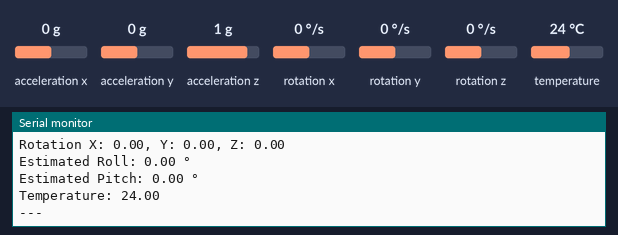
Bench run of a sketch on a simulated Arduino Uno, built with avr-gcc and run on an emulated ATmega328P. Shown: the last lines printed to the serial monitor. Inputs (shaded band) come from the test bench; at power-on: acceleration x 0 g, acceleration y 0 g, acceleration z 1 g, rotation x 0 °/s, rotation y 0 °/s, rotation z 0 °/s, temperature 24 °C. EEPROM starts erased.

Above: at 5.6 s.
5.7 s: acceleration x set to -1.4 g
At 6.5 s:
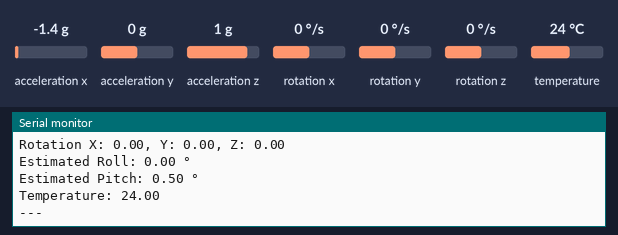
7.2 s: acceleration y set to -1.4 g
At 7.7 s:
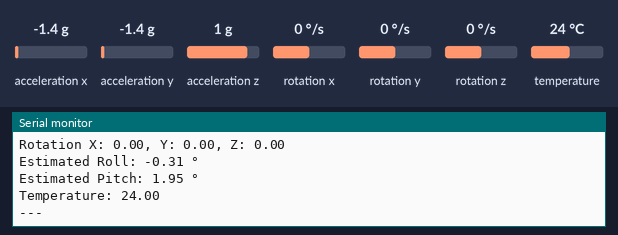
8.7 s: acceleration z set to -1.4 g
At 9.3 s:
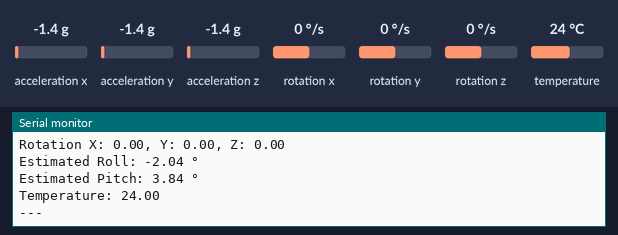
10.2 s: rotation x set to -192 °/s
At 10.7 s:
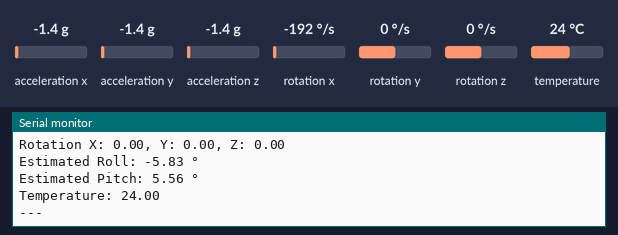
11.7 s: rotation y set to -192 °/s
At 11.7 s:
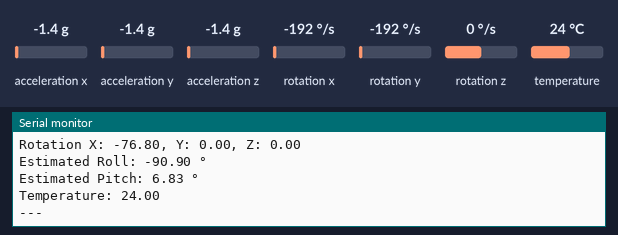
Timing chart, 0 to 14.2 s (numbered marks = the images above; inputs shaded):
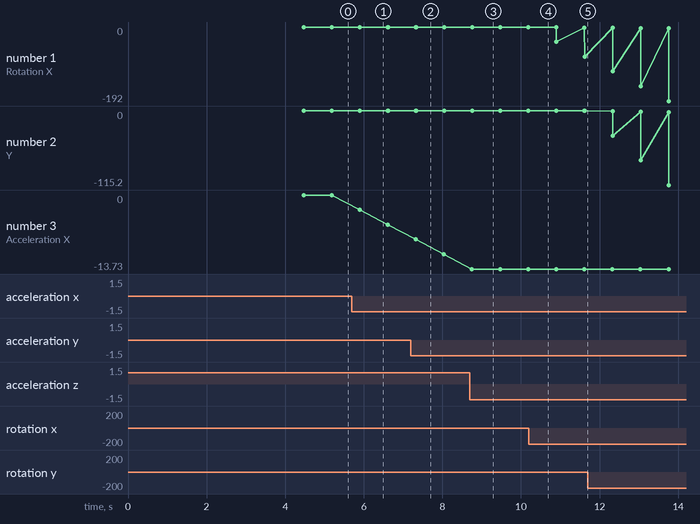

Measured:
- after the input at 5.7 s, the serial monitor: prints a new line after 0.20 s (image 1)
- after the input at 7.2 s, the serial monitor: prints a new line after 0.12 s (image 2)
- after the input at 8.7 s, the serial monitor: prints a new line after 0.05 s (image 3)
- plotted number 1: 0 → -76.8 after the input at 10.2 s
- plotted number 3: 0 → -5.49 after the input at 5.7 s

The sketch:

MPU-Viewer.ino
```cpp
#include <Adafruit_MPU6050.h>
#include <Adafruit_Sensor.h>
#include <Wire.h>
#include <EEPROM.h>

Adafruit_MPU6050 mpu;

// Calibration offsets
float accelOffsetX = 0, accelOffsetY = 0, accelOffsetZ = 0;
float gyroOffsetX = 0, gyroOffsetY = 0, gyroOffsetZ = 0;
bool isCalibrated = false;

// Complementary filter variables
float roll = 0, pitch = 0;
const float alpha = 0.98; // Complementary filter weight (0.98 for gyro, 0.02 for accel)

// Moving average filter variables
const int WINDOW_SIZE = 5;
float accelXBuffer[WINDOW_SIZE], accelYBuffer[WINDOW_SIZE], accelZBuffer[WINDOW_SIZE];
float gyroXBuffer[WINDOW_SIZE], gyroYBuffer[WINDOW_SIZE], gyroZBuffer[WINDOW_SIZE];
int bufferIndex = 0;

// EEPROM addresses for storing calibration data
#define EEPROM_CALIB_FLAG 0
#define EEPROM_ACCEL_X 4
#define EEPROM_ACCEL_Y 8
#define EEPROM_ACCEL_Z 12
#define EEPROM_GYRO_X 16
#define EEPROM_GYRO_Y 20
#define EEPROM_GYRO_Z 24

void loadCalibration() {
  // Check if calibration data exists in EEPROM
  if (EEPROM.read(EEPROM_CALIB_FLAG) == 1) {
    accelOffsetX = EEPROM.get(EEPROM_ACCEL_X, accelOffsetX);
    accelOffsetY = EEPROM.get(EEPROM_ACCEL_Y, accelOffsetY);
    accelOffsetZ = EEPROM.get(EEPROM_ACCEL_Z, accelOffsetZ);
    gyroOffsetX = EEPROM.get(EEPROM_GYRO_X, gyroOffsetX);
    gyroOffsetY = EEPROM.get(EEPROM_GYRO_Y, gyroOffsetY);
    gyroOffsetZ = EEPROM.get(EEPROM_GYRO_Z, gyroOffsetZ);
    isCalibrated = true;
    Serial.println("Loaded calibration from EEPROM");
  }
}

void saveCalibration() {
  EEPROM.write(EEPROM_CALIB_FLAG, 1);
  EEPROM.put(EEPROM_ACCEL_X, accelOffsetX);
  EEPROM.put(EEPROM_ACCEL_Y, accelOffsetY);
  EEPROM.put(EEPROM_ACCEL_Z, accelOffsetZ);
  EEPROM.put(EEPROM_GYRO_X, gyroOffsetX);
  EEPROM.put(EEPROM_GYRO_Y, gyroOffsetY);
  EEPROM.put(EEPROM_GYRO_Z, gyroOffsetZ);
  Serial.println("Saved calibration to EEPROM");

}

void calibrateIMU() {
  const int numSamples = 1000;
  float accelXSum = 0, accelYSum = 0, accelZSum = 0;
  float gyroXSum = 0, gyroYSum = 0, gyroZSum = 0;

  Serial.println("Calibrating IMU... Keep sensor stationary.");
  for (int i = 0; i < numSamples; i++) {
    sensors_event_t a, g, temp;
    mpu.getEvent(&a, &g, &temp);
    accelXSum += a.acceleration.x;
    accelYSum += a.acceleration.y;
    accelZSum += a.acceleration.z - 9.8; // Adjust for gravity (Z up)
    gyroXSum += g.gyro.x;
    gyroYSum += g.gyro.y;
    gyroZSum += g.gyro.z;
    delay(2);
  }

  accelOffsetX = accelXSum / numSamples;
  accelOffsetY = accelYSum / numSamples;
  accelOffsetZ = accelZSum / numSamples;
  gyroOffsetX = gyroXSum / numSamples;
  gyroOffsetY = gyroYSum / numSamples;
  gyroOffsetZ = gyroZSum / numSamples;

  saveCalibration();
  isCalibrated = true;

  Serial.println("Calibration complete!");
  Serial.print("Accel Offsets (X, Y, Z): ");
  Serial.print(accelOffsetX, 2); Serial.print(", ");
  Serial.print(accelOffsetY, 2); Serial.print(", ");
  Serial.print(accelOffsetZ, 2); Serial.println(" m/s^2");
  Serial.print("Gyro Offsets (X, Y, Z): ");
  Serial.print(gyroOffsetX, 2); Serial.print(", ");
  Serial.print(gyroOffsetY, 2); Serial.print(", ");
  Serial.print(gyroOffsetZ, 2); Serial.println(" rad/s");
}

float movingAverage(float* buffer, float newValue) {
  buffer[bufferIndex % WINDOW_SIZE] = newValue;
  float sum = 0;
  for (int i = 0; i < WINDOW_SIZE; i++) {
    sum += buffer[i];
  }
  return sum / WINDOW_SIZE;
}

bool checkCalibrationNeeded() {
  // Check if sensor is stationary by comparing variance over a few samples
  const int checkSamples = 50;
  float accelXSum = 0, accelYSum = 0, accelZSum = 0;
  float accelXSumSq = 0, accelYSumSq = 0, accelZSumSq = 0;

  for (int i = 0; i < checkSamples; i++) {
    sensors_event_t a, g, temp;
    mpu.getEvent(&a, &g, &temp);
    accelXSum += a.acceleration.x;
    accelYSum += a.acceleration.y;
    accelZSum += a.acceleration.z;
    accelXSumSq += a.acceleration.x * a.acceleration.x;
    accelYSumSq += a.acceleration.y * a.acceleration.y;
    accelZSumSq += a.acceleration.z * a.acceleration.z;
    delay(2);
  }

  float varianceX = (accelXSumSq / checkSamples) - pow(accelXSum / checkSamples, 2);
  float varianceY = (accelYSumSq / checkSamples) - pow(accelYSum / checkSamples, 2);
  float varianceZ = (accelZSumSq / checkSamples) - pow(accelZSum / checkSamples, 2);

  // If variance is low, sensor is likely stationary
  const float varianceThreshold = 0.01;
  return (varianceX < varianceThreshold && varianceY < varianceThreshold && varianceZ < varianceThreshold);
}

void setup(void) {
  Serial.begin(115200);
  while (!Serial) delay(10);

  Serial.println("Adafruit MPU6050 Advanced Demo!");

  if (!mpu.begin()) {
    Serial.println("Failed to find MPU6050 chip");
    while (1) delay(10);
  }
  Serial.println("MPU6050 Found!");

  mpu.setAccelerometerRange(MPU6050_RANGE_8_G);
  mpu.setGyroRange(MPU6050_RANGE_500_DEG);
  mpu.setFilterBandwidth(MPU6050_BAND_21_HZ);

  // Initialize moving average buffers
  for (int i = 0; i < WINDOW_SIZE; i++) {
    accelXBuffer[i] = accelYBuffer[i] = accelZBuffer[i] = 0;
    gyroXBuffer[i] = gyroYBuffer[i] = gyroZBuffer[i] = 0;
  }

  // Load calibration from EEPROM
  loadCalibration();

  // Perform calibration if not loaded or invalid
  if (!isCalibrated) {
    calibrateIMU();
  }

  Serial.println("Setup complete!");
}


void loop() {
  static unsigned long lastUpdate = 0;
  unsigned long now = millis();
  float dt = (lastUpdate > 0) ? (now - lastUpdate) / 1000.0 : 0;
  lastUpdate = now;

  sensors_event_t a, g, temp;
  mpu.getEvent(&a, &g, &temp);

  if (isnan(a.acceleration.x) || isnan(a.acceleration.y) || isnan(a.acceleration.z) ||
      isnan(g.gyro.x) || isnan(g.gyro.y) || isnan(g.gyro.z) ||
      isnan(temp.temperature)) {
    Serial.println("Error: Invalid sensor data");
    delay(100);
    return;
  }

  // Apply calibration offsets
  float accelX = a.acceleration.x - accelOffsetX;
  float accelY = a.acceleration.y - accelOffsetY;
  float accelZ = a.acceleration.z - accelOffsetZ;
  float gyroX = g.gyro.x - gyroOffsetX;
  float gyroY = g.gyro.y - gyroOffsetY;
  float gyroZ = g.gyro.z - gyroOffsetZ;

  // Apply moving average filter
  accelX = movingAverage(accelXBuffer, accelX);
  accelY = movingAverage(accelYBuffer, accelY);
  accelZ = movingAverage(accelZBuffer, accelZ);
  gyroX = movingAverage(gyroXBuffer, gyroX);
  gyroY = movingAverage(gyroYBuffer, gyroY);
  gyroZ = movingAverage(gyroZBuffer, gyroZ);
  bufferIndex++;

  // Complementary filter for orientation
  float accelRoll = atan2(accelY, accelZ) * 180 / PI;
  float accelPitch = atan(-accelX / sqrt(accelY * accelY + accelZ * accelZ)) * 180 / PI;
  roll = alpha * (roll + gyroX * dt * 180 / PI) + (1 - alpha) * accelRoll;
  pitch = alpha * (pitch + gyroY * dt * 180 / PI) + (1 - alpha) * accelPitch;

  // Check if recalibration is needed (every 5 minutes)
  static unsigned long lastCalibrationCheck = 0;
  if (now - lastCalibrationCheck > 300000) {
    if (checkCalibrationNeeded()) {
      Serial.println("Sensor appears stationary. Recalibrating...");
      calibrateIMU();
    }
    lastCalibrationCheck = now;
  }


  // Print accelerometer data in the format expected by Python
  Serial.print("Acceleration X: ");
  Serial.print(accelX, 2);
  Serial.print(", Y: ");
  Serial.print(accelY, 2);
  Serial.print(", Z: ");
  Serial.print(accelZ, 2);
  Serial.println();

  // Print gyroscope data rad/s
  Serial.print("Rotation X: ");
  Serial.print(gyroX, 2);
  Serial.print(", Y: ");
  Serial.print(gyroY, 2);
  Serial.print(", Z: ");
  Serial.print(gyroZ, 2);
  Serial.println();

  // Print gyroscope data °/s
  Serial.print("Rotation X: ");
  Serial.print(gyroX * 180 / PI, 2);
  Serial.print(", Y: ");
  Serial.print(gyroY * 180 / PI, 2);
  Serial.print(", Z: ");
  Serial.print(gyroZ * 180 / PI, 2);
  Serial.println();


  Serial.print("Estimated Roll: ");
  Serial.print(roll, 2);
  Serial.println(" °");

  Serial.print("Estimated Pitch: ");
  Serial.print(pitch, 2);
  Serial.println(" °");

  // Print temperature
  Serial.print("Temperature: ");
  Serial.print(temp.temperature, 2);
  Serial.println();

  Serial.println("---");

  delay(700); // Update every 700ms
}
```
